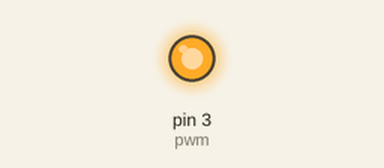
This sketch was run on a simulated Arduino Uno, built with avr-gcc and run on an emulated ATmega328P. On the bench: output pins drawn as LEDs (lit = HIGH).

Above: at 0.1 s.
Timing chart, 0 to 1.6 s (numbered marks = the images above):
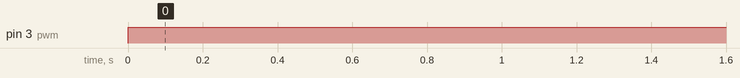

Measured:
- by itself, pin 3 (pwm): LOW → HIGH at 0.00 s

The sketch:

sketch_sep09b.ino
```cpp
int pwm = 3;
void setup() {
  pinMode(pwm, OUTPUT);

}

void loop() {
  digitalWrite(pwm,254);
}
```
